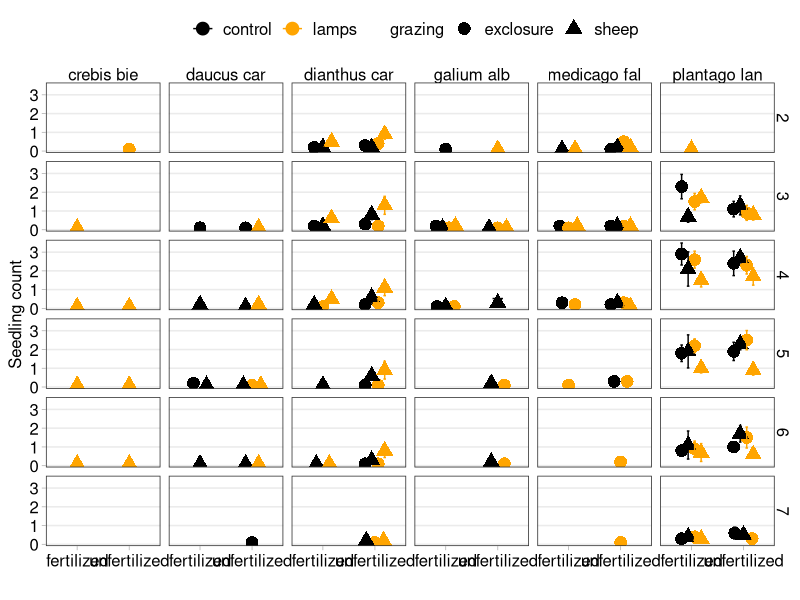
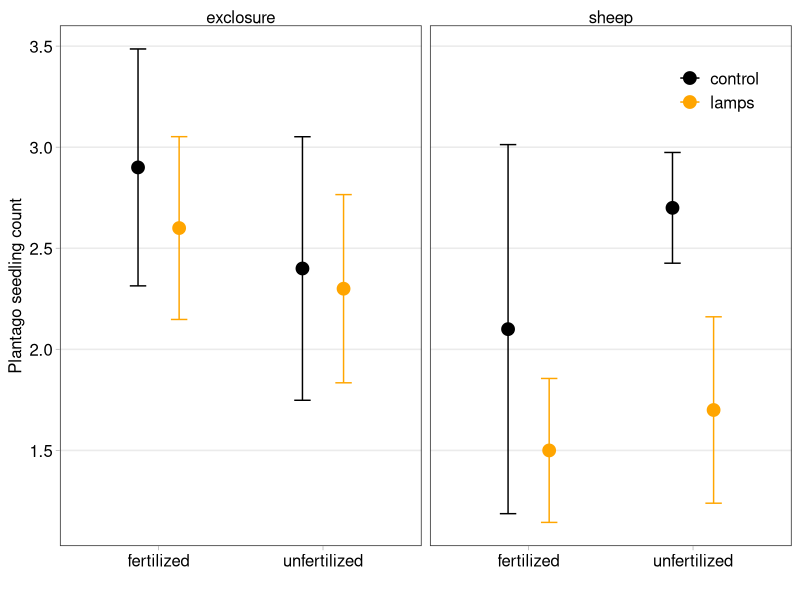
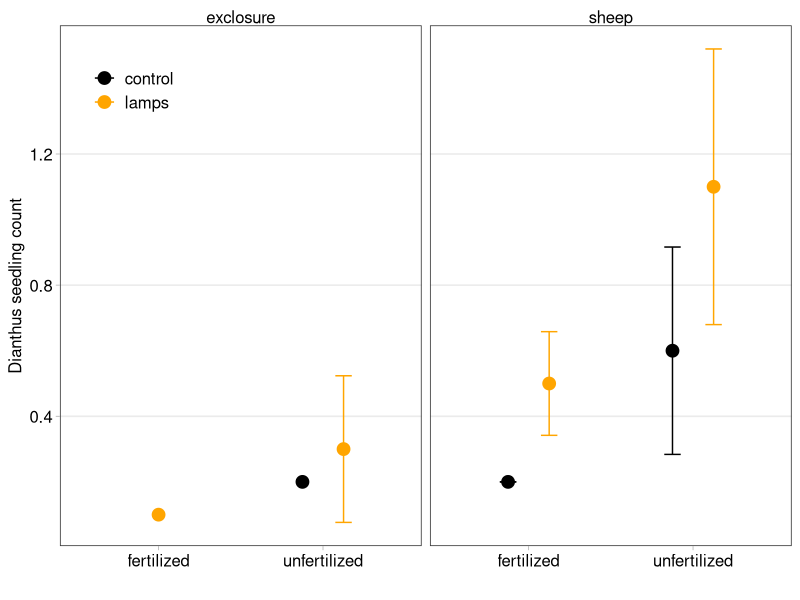
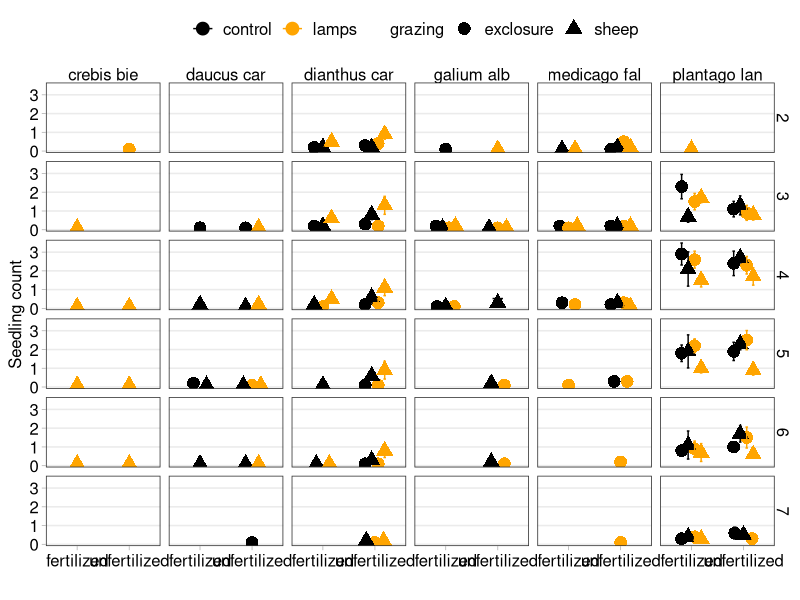
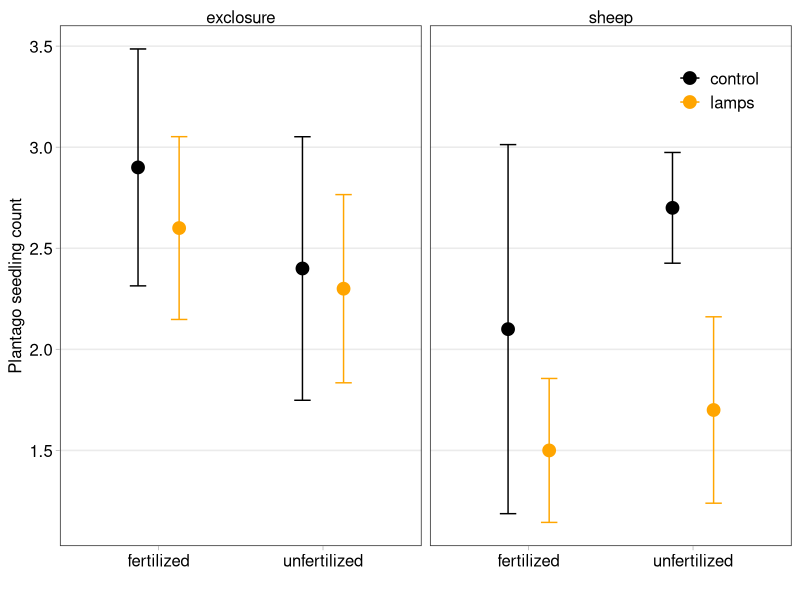
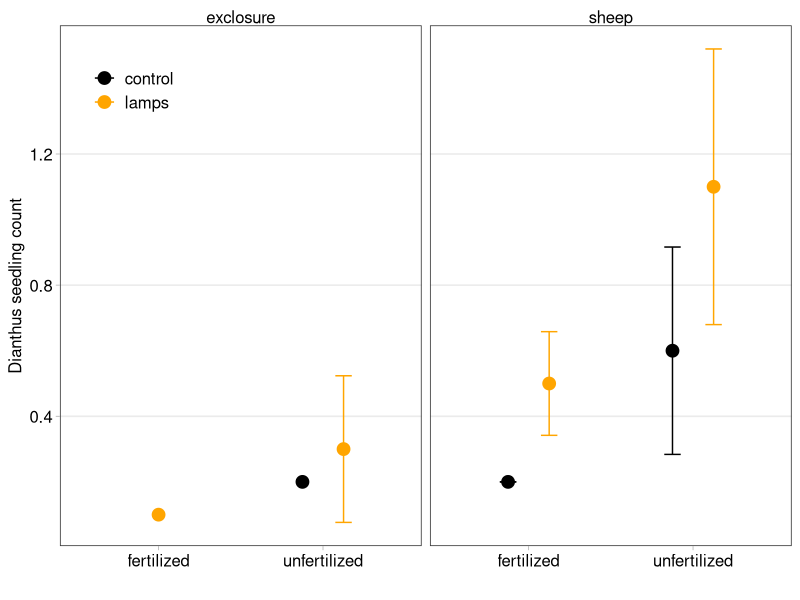

Generate these figures, in order, with R:
## ---- chunk 1
#library(plyr)
library(tidyverse)
library(ggplot2)
library(ggthemes)

# theme for plotting
theme_cw <- function () { 
  theme_bw(base_size=12) %+replace% 
    theme(
      panel.background = element_blank(), 
      plot.background = element_blank(), 
      axis.ticks = element_line(colour = "grey70", size = rel(0.5)),
      panel.grid.minor = element_blank(), 
      panel.grid.major.x = element_blank(),
      legend.background = element_blank(), 
      legend.key = element_blank(),
      strip.background = element_blank(), 
      strip.text=element_text(size=12),
      axis.text=element_text(size=12),
      complete = TRUE
    )
}

# Chhaya's path
mark.seedlings <- read.csv("data/toothpick_seedling_data_2020_all.csv",
                           stringsAsFactors = FALSE)

# Mia's path
#mark.seedlings<-read.csv("C:/Users/mj65tivo/Dropbox/eDiValo-seedlings/Data Entry/toothpick_seedling_data_2020_all.csv", stringsAsFactors = FALSE)
#View(mark.seedlings)
# For Mia: change first column name to month
#colnames(mark.seedlings)[1]<-"month"

# adding separate columns for exclosure, light, and fertilization treatments
mark.seedlings$grazing <- 'sheep'
mark.seedlings$grazing[grep('E', mark.seedlings$plot)] <- 'exclosure'
mark.seedlings$nutrient <- 'unfertilized'
mark.seedlings$nutrient[grep('F', mark.seedlings$plot)] <- 'fertilized'
mark.seedlings$light <- 'control'
mark.seedlings$light[grep('L', mark.seedlings$plot)] <- 'lamps'

# summary of total number by species, plot, and month
mark.summary <- mark.seedlings %>%
    group_by(block, plot, grazing, nutrient, light, species, month) %>%
  dplyr::summarize(
    count = sum(number),
    count.2 = sum(number>0))

## ---- chunk 2
mark.plot <- mark.summary %>% 
  group_by(grazing, nutrient, light, species, month) %>%
  dplyr::summarize(
    plots.present = length(count),
    total.mean = sum(count)/10,
    total.se = sd(count)/sqrt(10))

plantago <- filter(mark.plot, species=="plantago lan")
daucus <- filter(mark.plot, species=="daucus car")
medicago <- filter(mark.plot, species=="medicago fal.")
dianthus <- filter(mark.plot, species=="dianthus car")
galium <- filter(mark.plot, species=="galium alb")
crebis <- filter(mark.plot, species=="crebis bie")

## everything
ggplot(mark.plot, aes(x=nutrient, y=total.mean, 
                     ymin=total.mean-total.se, ymax=total.mean+total.se,
                     color=light, shape=grazing)) +
  facet_grid(month~species) +
  geom_point(size=4, position=position_dodge(0.5)) +
  geom_errorbar(width=0.2, position=position_dodge(0.5)) +
  ylab('Seedling count') +
  xlab('') +
  theme_cw() +
  theme(text = element_text(size=12)) +
  scale_color_manual(values=c('black','orange'), name='') +
  theme(legend.position = 'top', legend.text=element_text(size=12))

ggsave(filename = 'species_time.pdf', width=10, height=8, units='in')

## Plantago April
ggplot(filter(plantago, month==4),
       aes(x=nutrient, y=total.mean, 
                     ymin=total.mean-total.se, ymax=total.mean+total.se,
                     color=light)) +
  facet_grid(.~grazing) +
  geom_point(size=4, position=position_dodge(0.5)) +
  geom_errorbar(width=0.2, position=position_dodge(0.5)) +
  ylab('Plantago seedling count') +
  xlab('') +
  theme_cw() +
  theme(text = element_text(size=12)) +
  scale_color_manual(values=c('black','orange'), name='') +
  theme(legend.position = c(0.9, 0.9), legend.text=element_text(size=12))

ggsave(filename = 'plantago_april.pdf', width=6, height=4, units='in')

## Dianthus April
ggplot(filter(dianthus, month==4),
       aes(x=nutrient, y=total.mean, 
                     ymin=total.mean-total.se, ymax=total.mean+total.se,
                     color=light)) +
  facet_grid(.~grazing) +
  geom_point(size=4, position=position_dodge(0.5)) +
  geom_errorbar(width=0.2, position=position_dodge(0.5)) +
  ylab('Dianthus seedling count') +
  xlab('') +
  theme_cw() +
  theme(text = element_text(size=12)) +
  scale_color_manual(values=c('black','orange'), name='') +
  theme(legend.position = c(0.1, 0.9), legend.text=element_text(size=12))

ggsave(filename = 'dianthus_april.pdf', width=6, height=4, units='in')

